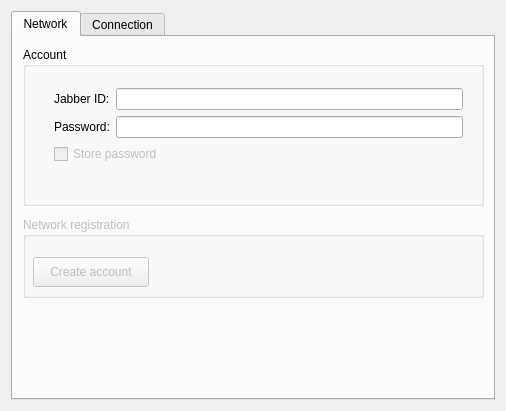
<?xml version="1.0" encoding="UTF-8"?>
<ui version="4.0">
 <class>Account</class>
 <widget class="QWidget" name="Account">
  <property name="geometry">
   <rect>
    <x>0</x>
    <y>0</y>
    <width>506</width>
    <height>411</height>
   </rect>
  </property>
  <property name="minimumSize">
   <size>
    <width>506</width>
    <height>411</height>
   </size>
  </property>
  <layout class="QGridLayout" name="verticalLayout">
   <item row="0" column="0">
    <widget class="QTabWidget" name="tabWidget">
     <property name="enabled">
      <bool>true</bool>
     </property>
     <property name="currentIndex">
      <number>0</number>
     </property>
     <widget class="QWidget" name="tab">
      <attribute name="title">
       <string>Network</string>
      </attribute>
      <widget class="QGroupBox" name="groupBox">
       <property name="geometry">
        <rect>
         <x>10</x>
         <y>10</y>
         <width>461</width>
         <height>159</height>
        </rect>
       </property>
       <property name="title">
        <string>Account</string>
       </property>
       <widget class="QWidget" name="layoutWidget">
        <property name="geometry">
         <rect>
          <x>20</x>
          <y>30</y>
          <width>431</width>
          <height>101</height>
         </rect>
        </property>
        <layout class="QVBoxLayout">
         <item>
          <layout class="QHBoxLayout">
           <item>
            <widget class="QLabel" name="label">
             <property name="text">
              <string>Jabber ID:</string>
             </property>
            </widget>
           </item>
           <item>
            <widget class="QLineEdit" name="kcfg_jabberID"/>
           </item>
          </layout>
         </item>
         <item>
          <layout class="QHBoxLayout">
           <item>
            <widget class="QLabel" name="label_2">
             <property name="text">
              <string>Password:</string>
             </property>
            </widget>
           </item>
           <item>
            <widget class="QLineEdit" name="kcfg_jabberPassword">
             <property name="echoMode">
              <enum>QLineEdit::Password</enum>
             </property>
            </widget>
           </item>
          </layout>
         </item>
         <item>
          <widget class="QCheckBox" name="kcfg_storePassword">
           <property name="enabled">
            <bool>false</bool>
           </property>
           <property name="text">
            <string>Store password</string>
           </property>
          </widget>
         </item>
        </layout>
       </widget>
      </widget>
      <widget class="QGroupBox" name="groupBox_2">
       <property name="enabled">
        <bool>false</bool>
       </property>
       <property name="geometry">
        <rect>
         <x>10</x>
         <y>180</y>
         <width>461</width>
         <height>81</height>
        </rect>
       </property>
       <property name="title">
        <string>Network registration</string>
       </property>
       <widget class="QPushButton" name="pushButton">
        <property name="geometry">
         <rect>
          <x>10</x>
          <y>40</y>
          <width>116</width>
          <height>30</height>
         </rect>
        </property>
        <property name="text">
         <string>Create account</string>
        </property>
       </widget>
      </widget>
     </widget>
     <widget class="QWidget" name="tab_2">
      <property name="enabled">
       <bool>true</bool>
      </property>
      <attribute name="title">
       <string>Connection</string>
      </attribute>
      <widget class="QGroupBox" name="groupBox_3">
       <property name="enabled">
        <bool>true</bool>
       </property>
       <property name="geometry">
        <rect>
         <x>10</x>
         <y>10</y>
         <width>461</width>
         <height>181</height>
        </rect>
       </property>
       <property name="title">
        <string>Connection Settings</string>
       </property>
       <widget class="QWidget" name="layoutWidget">
        <property name="geometry">
         <rect>
          <x>20</x>
          <y>30</y>
          <width>421</width>
          <height>120</height>
         </rect>
        </property>
        <layout class="QVBoxLayout">
         <item>
          <widget class="QLabel" name="label_3">
           <property name="text">
            <string>Manual host settings</string>
           </property>
          </widget>
         </item>
         <item>
          <layout class="QHBoxLayout">
           <item>
            <widget class="QLabel" name="label_4">
             <property name="text">
              <string>Host:</string>
             </property>
            </widget>
           </item>
           <item>
            <widget class="QLineEdit" name="kcfg_jabberHost"/>
           </item>
           <item>
            <widget class="QLabel" name="label_5">
             <property name="text">
              <string>Port:</string>
             </property>
            </widget>
           </item>
           <item>
            <widget class="QLineEdit" name="kcfg_jabberPort">
             <property name="maximumSize">
              <size>
               <width>100</width>
               <height>16777215</height>
              </size>
             </property>
            </widget>
           </item>
          </layout>
         </item>
         <item>
          <widget class="QLabel" name="label_6">
           <property name="text">
            <string>File transfer proxy</string>
           </property>
          </widget>
         </item>
         <item>
          <layout class="QHBoxLayout">
           <item>
            <widget class="QLabel" name="label_7">
             <property name="text">
              <string>JID:</string>
             </property>
            </widget>
           </item>
           <item>
            <widget class="QLineEdit" name="kcfg_jabberFileTransferJID"/>
           </item>
          </layout>
         </item>
        </layout>
       </widget>
      </widget>
      <widget class="QGroupBox" name="groupBox_4">
       <property name="enabled">
        <bool>true</bool>
       </property>
       <property name="geometry">
        <rect>
         <x>10</x>
         <y>210</y>
         <width>461</width>
         <height>131</height>
        </rect>
       </property>
       <property name="title">
        <string>Security</string>
       </property>
       <widget class="QWidget" name="layoutWidget">
        <property name="geometry">
         <rect>
          <x>10</x>
          <y>30</y>
          <width>156</width>
          <height>79</height>
         </rect>
        </property>
        <layout class="QVBoxLayout">
         <item>
          <widget class="QCheckBox" name="kcfg_allowPlain">
           <property name="text">
            <string>Allow plaintext login</string>
           </property>
           <property name="checked">
            <bool>true</bool>
           </property>
          </widget>
         </item>
         <item>
          <widget class="QCheckBox" name="kcfg_useSSL">
           <property name="text">
            <string>Use SSL encryption</string>
           </property>
          </widget>
         </item>
         <item>
          <widget class="QCheckBox" name="kcfg_noSSLWarn">
           <property name="text">
            <string>No SSL warnings</string>
           </property>
          </widget>
         </item>
        </layout>
       </widget>
      </widget>
     </widget>
    </widget>
   </item>
  </layout>
 </widget>
 <layoutdefault spacing="6" margin="11"/>
 <pixmapfunction>qPixmapFromMimeSource</pixmapfunction>
 <includes>
  <include location="local">kcolorbutton.h</include>
 </includes>
 <resources/>
 <connections/>
</ui>
